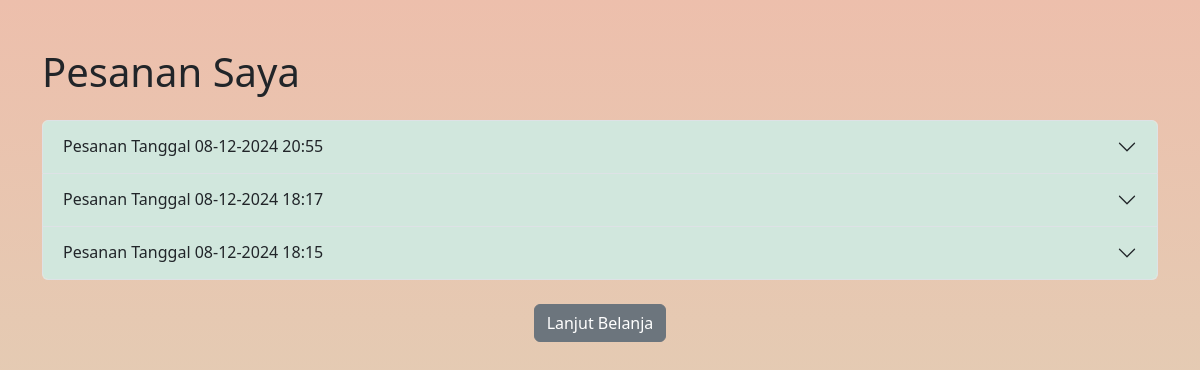
/cek/pesanan.php (signed in), run on an earlier commit of the app's database.
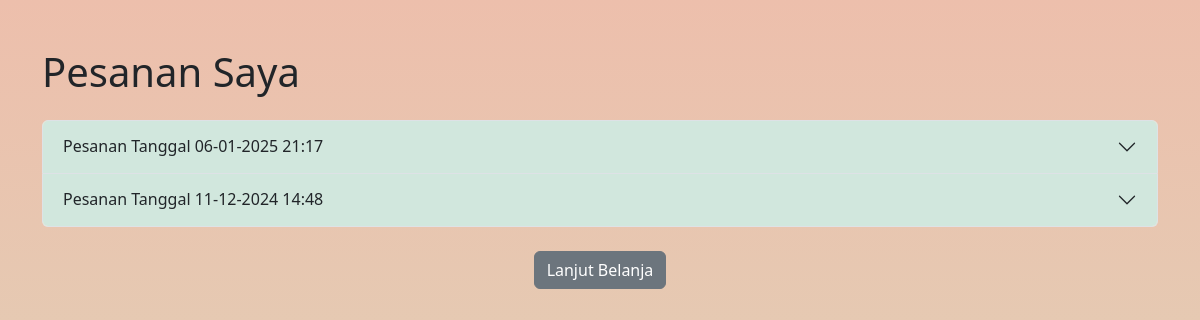
And on a later commit of the database.
### tables this page shows
CREATE TABLE `pesanan` (
  `id_pesanan` int(11) NOT NULL,
  `id_user` int(11) NOT NULL,
  `tanggal_pesanan` datetime DEFAULT current_timestamp(),
  `total_harga` decimal(10,2) NOT NULL,
  `alamat_pengiriman` text NOT NULL,
  `metode_pembayaran` varchar(50) NOT NULL,
  `status_pembayaran` enum('Belum Dibayar','Sudah Dibayar') DEFAULT 'Belum Dibayar',
  `status_pesanan` enum('Dipesan','Diproses','Dikirim','Selesai') DEFAULT 'Dipesan',
  `bukti_transfer` varchar(255) DEFAULT NULL
);

### cek/pesanan.php (the view, shortened to what this page needs)
<?php
require '../connection/koneksi.php';
$id_user = intval($_SESSION['id_user']);
$query = "
    SELECT
        id_pesanan,
        tanggal_pesanan,
        total_harga,
        alamat_pengiriman,
        metode_pembayaran,
        status_pembayaran,
        status_pesanan
    FROM pesanan
    WHERE id_user = $id_user
    ORDER BY tanggal_pesanan DESC";
$result = mysqli_query($conn, $query);
?>
<!DOCTYPE html>
<html lang="en">
<head>
    <link href="https://cdn.jsdelivr.net/npm/bootstrap@5.3.2/dist/css/bootstrap.min.css" rel="stylesheet">
</head>
<body style="background: linear-gradient(#edbfac, #dbd8bb);">
    <div class="container my-5">
        <h1 class="text-left mb-4">Pesanan Saya</h1>
        <?php if (mysqli_num_rows($result) > 0): ?>
            <div class="accordion" id="accordionPesanan">
                <?php while ($row = mysqli_fetch_assoc($result)): ?>
                    <?php
                    $id_pesanan = intval($row['id_pesanan']);
                    ?>
                    <div class="accordion-item bg-warning-subtle">
                        <h2 class="accordion-header" id="heading<?= $id_pesanan; ?>">
                            <button class="accordion-button collapsed bg-success-subtle" type="button" data-bs-toggle="collapse" data-bs-target="#collapse<?= $id_pesanan; ?>" aria-expanded="false" aria-controls="collapse<?= $id_pesanan; ?>">
                                Pesanan Tanggal <?= date('d-m-Y H:i', strtotime($row['tanggal_pesanan'])); ?>
                            </button>
                        </h2>
                    </div>
                <?php endwhile; ?>
            </div>
        <?php else: ?>
            <p class="text-center">Anda belum memiliki pesanan.</p>
        <?php endif; ?>
        <div class="text-center mt-4">
            <a href="../halaman.php" class="btn btn-secondary">Lanjut Belanja</a>
        </div>
    </div>
</body>
</html>

What changed in the data, as far as the page shows it:
removed pesanan: tanggal_pesanan "08-12-2024 20:55"
removed pesanan: tanggal_pesanan "08-12-2024 18:17"
removed pesanan: tanggal_pesanan "08-12-2024 18:15"
added pesanan: tanggal_pesanan "06-01-2025 21:17"
added pesanan: tanggal_pesanan "11-12-2024 14:48"
